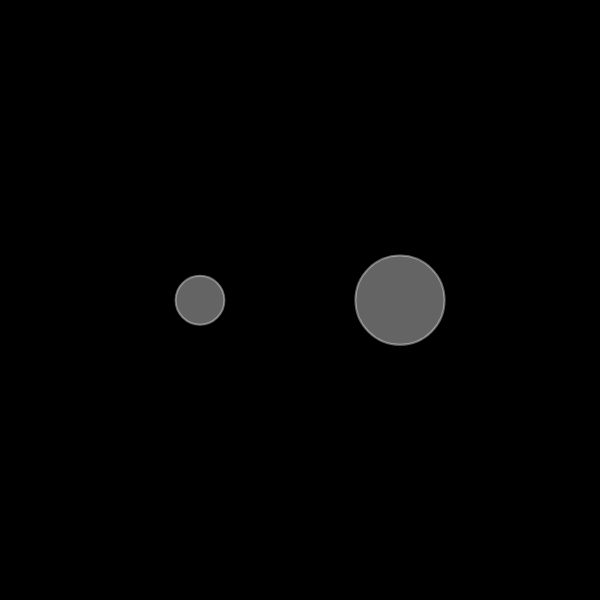
Frame 1 (no input)
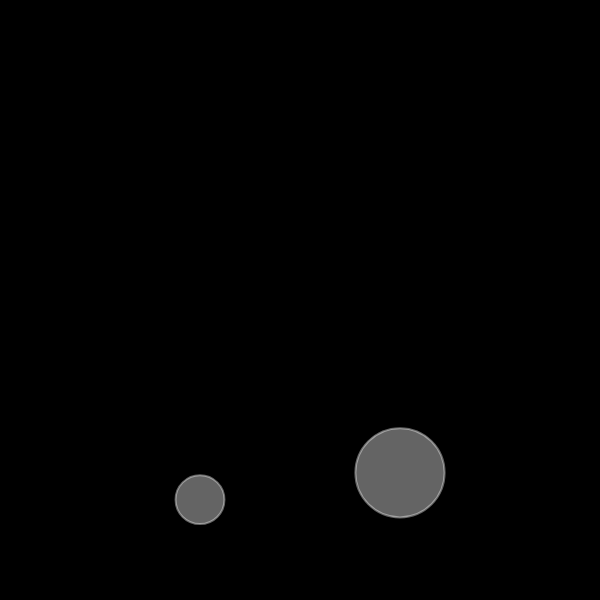
Frame 60 (no input)
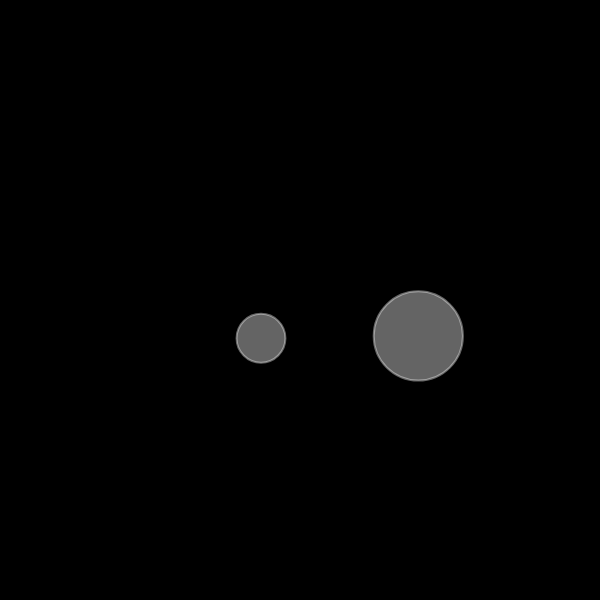
Frame 120 (the mouse pressed at the canvas centre since frame 60)

The p5.js sketch that drew these frames (run headless with seeded random() and noise() and a simulated clock; from frame 60 on, the mouse is pressed at the canvas centre):

// p5.js sketch
// ── sketch.js
let balls = [];

function setup() {
  createCanvas(600, 600);

  const y = height / 2;

  const ballA = new Ball({ y, x: 200, mass: 3 });
  const ballB = new Ball({ y, x: 400, mass: 10 });

  balls.push(ballA, ballB);
}

function draw() {
  background(0);
  
  const gravity = createVector(0, 0.2);
  
  balls.forEach(ball => {
    if(mouseIsPressed) {
      const wind = createVector(0.1, 0);
      ball.applyForce(wind);
    }
  
    const weight = p5.Vector.mult(gravity, ball.mass);

    ball.applyForce(weight);
    ball.update();
    ball.edges();
    ball.show();
  });
}

// ── ball.js
class Ball {
  constructor({ x, y, mass = 1 }) {
    this.position = createVector(x, y);
    this.acceleration = createVector(0, 0);
    this.velocity = createVector(0, 0);

    this.mass = mass;
    this.radius = sqrt(mass / PI) * 25;
  }

  edges() {
    const { x, y } = this.position;

    if (y >= height - this.radius) {
      this.position.y = height - this.radius;
      this.velocity.y *= -1;
    }

    if (x >= width - this.radius) {
      this.position.x = width - this.radius;
      this.velocity.x *= -1;
    } 
    
    if (x <= this.radius) {
      this.position.x = this.radius;
      this.velocity.x *= -1;
    }
  }

  friction() {
    const diff = height - (this.position.y + this.radius);
    
    if(diff < 1) {
      const u = 0.1;
      const normal = this.mass * 0.1;

      const friction = this.velocity.copy();

      friction.normalize();
      friction.mult(-1 * u * normal);

      this.applyForce(friction);
    }
  }

  applyForce(force) {
    const acc = p5.Vector.div(force, this.mass);
    this.acceleration.add(acc);
  }

  update() {
    this.friction();
    this.velocity.add(this.acceleration);
    this.position.add(this.velocity);
    this.acceleration.set(0, 0);
  }

  show() {
    stroke(255, 100);
    strokeWeight(2);

    const { x, y } = this.position;

    fill(255, 100);
    ellipse(x, y, this.radius * 2);
  }
}
